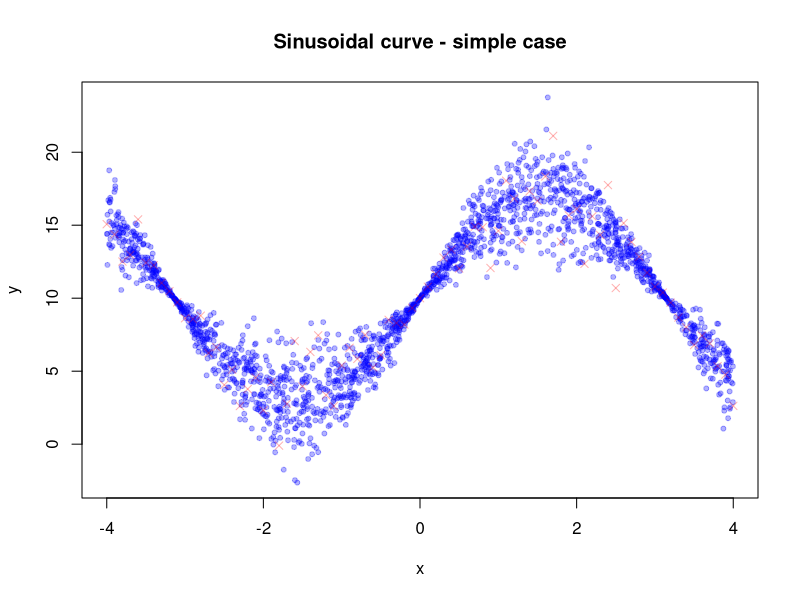
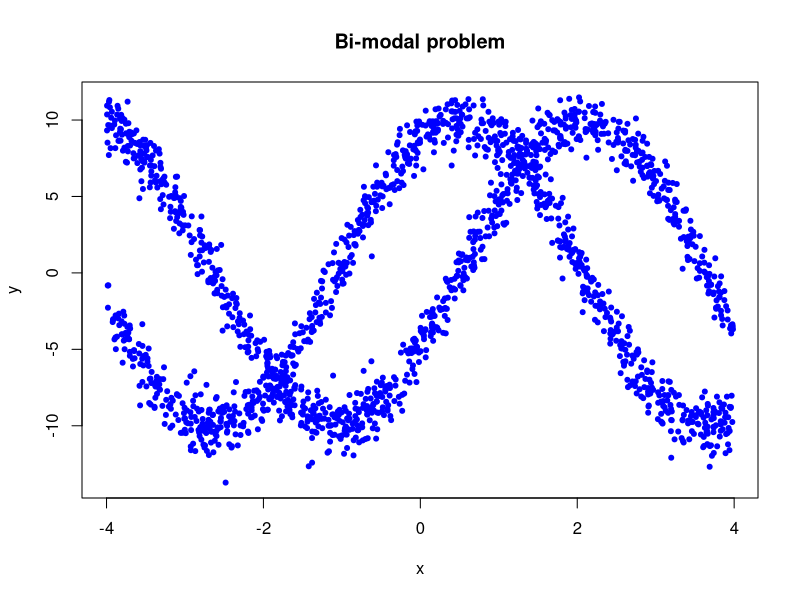
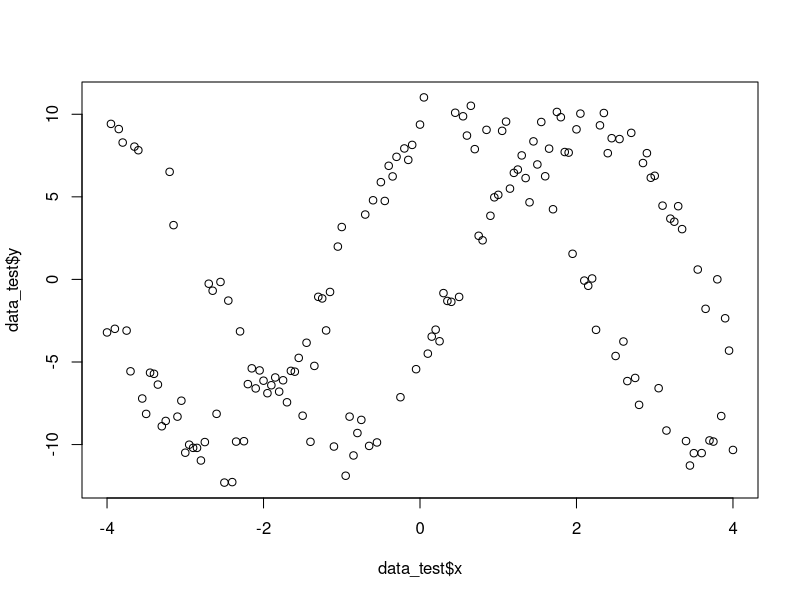
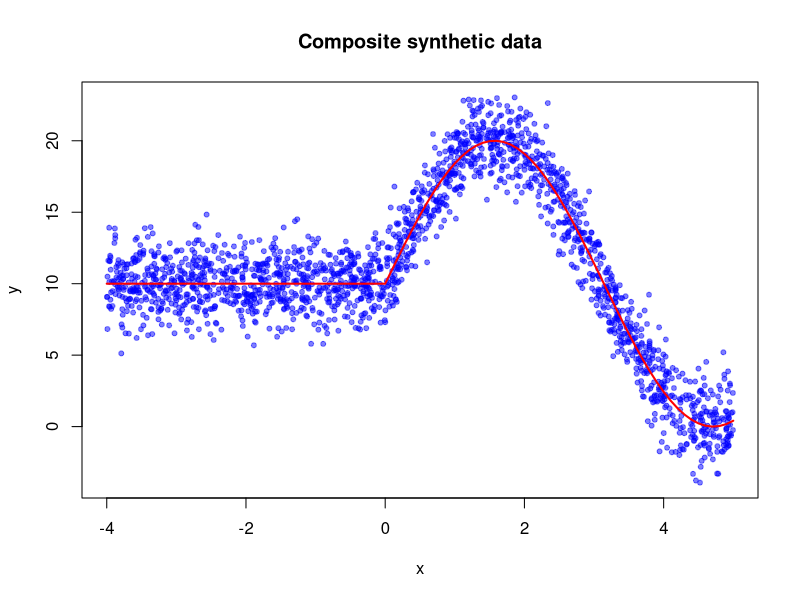

The R source for these figures, in order:
# Generate synth problems to test the IPs method
setwd("/home/simon/Desktop/implicit-variational-inference/implicit-processes/")
set.seed(123)
samples = 2000
error_factor = 1

# Heterocedastic problem
min_x = -4
max_x = 4

x <- runif(samples, min = min_x, max = max_x)

eps_2 <- rnorm(samples, sd = 2)
y2 <- 7 * sin(x) +10 + eps_2 * sin(x) * error_factor

data_2 <- data.frame(x = x, y = y2)

write.table(x = data_2, file = "heteroc.txt", col.names = F, row.names = F)


x_test <- seq(min_x, max_x, by = 0.1)
eps_test <- rnorm(length(x_test), sd = 2)
y_test <- 7 * sin(x_test) +10 + eps_test * sin(x_test) * error_factor

data_test <- data.frame(x = x_test, y = y_test)

write.table(x = data_test, file = "synth_data_biased_heteroc_test.txt", col.names = F, row.names = F)

plot(x, y2, pch = 20, col = rgb(red = 0, green = 0, blue = 1, alpha = 0.3), main = "Sinusoidal curve - simple case", ylab = "y")
points(x_test, y_test, pch = 4, col = rgb(red = 1, green = 0, blue = 0, alpha = 0.3))




# Bimodal problem

setwd("/home/simon/Desktop/implicit-variational-inference/implicit-processes/")


x_1 <- runif(samples, min = min_x, max = max_x)
eps_1 <- rnorm(samples)
eps_2 <- rnorm(samples)

disc <- runif(samples, min = 0, max = 1)
data_1 <- data.frame(x = x_1, y = x_1) # Hacemos el preset de "y" y luego lo sobreescribimos

data_1$y[disc < 0.5] <- 10*cos(x_1[disc < 0.5] - 0.5) + eps_2[disc < 0.5]
data_1$y[disc > 0.5] <- 10*sin(x_1[disc > 0.5] - 0.5) + eps_1[disc > 0.5]
plot(data_1, pch = 20, col = "blue", main = "Bi-modal problem")

write.table(x = data_1, file = "bim_data.txt", col.names = F, row.names = F)


x_test <- seq(min_x, max_x, by = 0.05)
eps_test <- rnorm(length(x_test), sd = 2)
eps_1 <- rnorm(length(x_test))
eps_2 <- rnorm(length(x_test))

disc <- runif(length(x_test), min = 0, max = 1)
data_test <- data.frame(x = x_test, y = x_test) # Hacemos el preset de "y" y luego lo sobreescribimos

data_test$y[disc < 0.5] <- 10*cos(x_test[disc < 0.5] - 0.5) + eps_2[disc < 0.5]
data_test$y[disc > 0.5] <- 10*sin(x_test[disc > 0.5] - 0.5) + eps_1[disc > 0.5]

plot(data_test$x, data_test$y)

write.table(x = data_test, file = "bim_test.txt", col.names = F, row.names = F)




############################# Caso de constante y sinusoidal


setwd("/home/simon/Desktop/implicit-variational-inference/implicit-processes/")
set.seed(123)
samples = 2000
error_factor = 0.8

# Heterocedastic problem
min_x = -4
max_x = 5
bias = 10
x_cut = 0

x <- runif(samples, min = min_x, max = max_x)
eps_2 <- rnorm(samples, sd = 2)

y_temp <- 10 * sin(x) + bias
y_cut <- 10 * sin(x_cut) + bias
y_temp[x < x_cut] <- y_cut

y_final <- y_temp  + eps_2 * error_factor

new_data <- data.frame(x = x, y = y_final)
write.table(x = new_data, file = "composite_data.txt", col.names = F, row.names = F)


x_test <- seq(min_x, max_x, by = 0.1)
y_test_temp <-  10 * sin(x_test) + bias
y_test_temp[x_test < x_cut] <- y_cut

y_test <- y_test_temp + rnorm(length(x_test), sd = 2) * error_factor

new_data_test <- data.frame(x = x_test, y = y_test)
write.table(x = new_data_test, file = "composite_data_test.txt", col.names = F, row.names = F)


plot(x, y_final, col = rgb(red = 0, green = 0, blue = 1, alpha = 0.5), pch = 20, ylab = "y", xlab = "x", main = "Composite synthetic data")
lines(x_test, y_test_temp, col = "red", lwd = 2)


